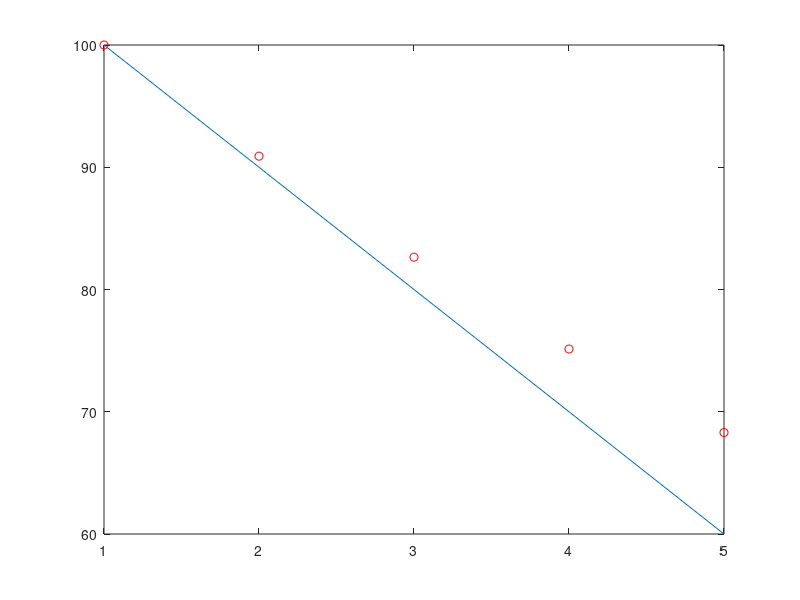

This figure's MATLAB source:
clc

#Temporary values(delete this section during combination)
  x_values = [1;2;3;4;5];
  grades_matrix = [100;50;25;10;5];
  yintercept_vector=[110, 110, 110, 110];
  slope_vector = [-25, -12.5, -5, -2.5];


x_values = [1;2;3;4;5];
  grades_matrix = [100;90;80;70;60];


x_values_legnth = size (x_values, 1);

a = yintercept_vector(1);





if(slope_vector(1)>0)
  b = ((grades_matrix(1))/yintercept_vector(1))-1;
  
  
  for (x = 1:x_values_legnth)
exponential_regression_vector(x) = a*(1+b)^x;
endfor
plot(x_values, exponential_regression_vector, "or", x_values, grades_matrix)
  
  
  
else
  b = 1-(grades_matrix(1))/(yintercept_vector(1));
  for (x = 1:x_values_legnth)
exponential_regression_vector(x) = a*(1-b)^x;
endfor
plot(x_values, exponential_regression_vector, "or", x_values, grades_matrix)
endif




#Calculating the Exponential Cost
J_two = 0;
for (i = 1:x_values_legnth)
  J_two = J_two+abs((grades_matrix(i))-(exponential_regression_vector(i)));
  
endfor